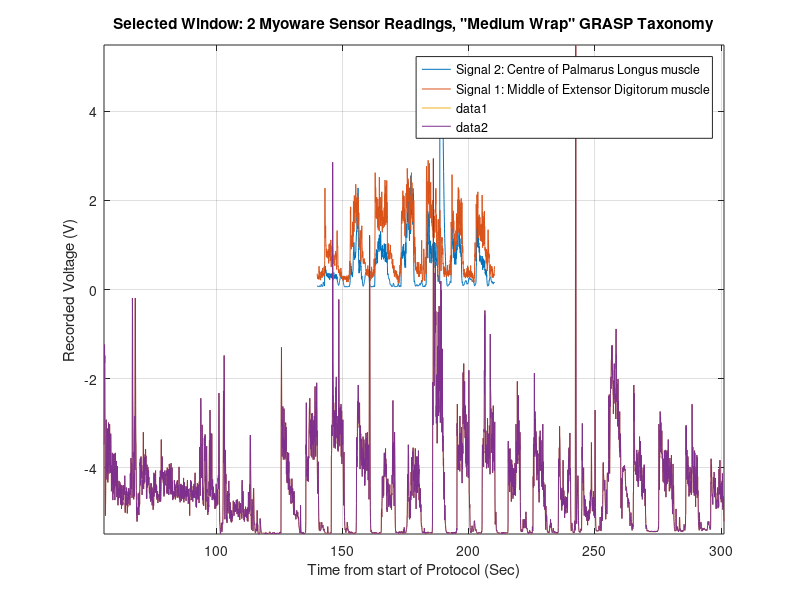
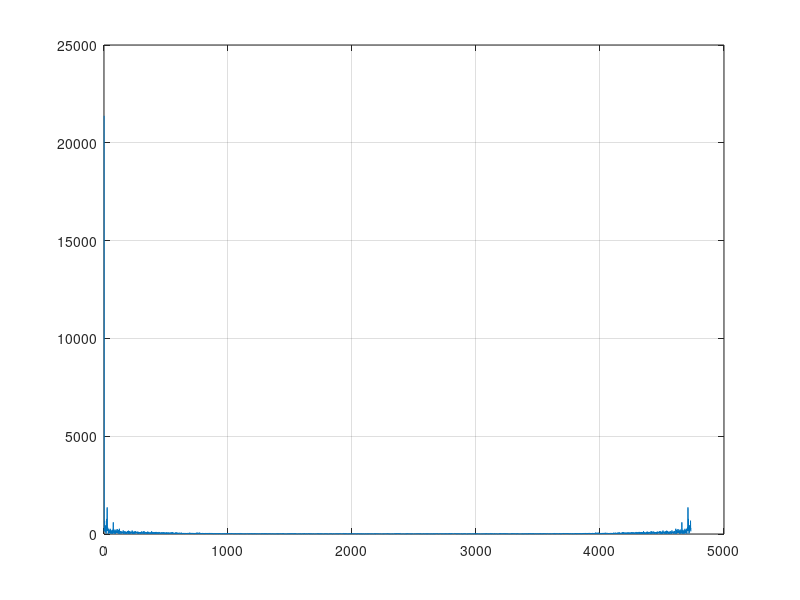

Reproduce these figures in MATLAB, in order. (Note: this script raises an error after producing the figures.)
%%
clear all;clc;close all
%% Light Tool Protocol

LT1 = importdata('20_02_Protocol_light_tool_1.csv');
LT2 = importdata('20_02_Protocol_light_tool_2.csv');

LTtime1=LT1.data(1417:end,1)';
LTvolt1=LT1.data(1417:end,2)';
LTVolt1N = normalize(LTvolt1,'scale');

LTtime2=LT2.data(:,1)';
LTvolt2=LT2.data(:,2)';
LTvolt2N = normalize(LTvolt2,'scale');

figure(1)
plot(LTtime1,LTVolt1N);grid on
hold on 

plot(LTtime2,LTvolt2N);grid on

hold off

%% Parallel Extension Protocol

PE1 = importdata('20_02_Protocol_parallel_extension_1.csv');
PE2 = importdata('20_02_Protocol_parallel_extension_2.csv');

PEtime1=PE1.data(:,1)';
PEvolt1=PE1.data(:,2)';
PEvolt1N = normalize(PEvolt1);

PEtime2=PE2.data(:,1)';
PEvolt2=PE2.data(:,2)';
PEvolt2N = normalize(PEvolt2);

figure(1)
plot(PEtime1,PEvolt1N);grid on
hold on 

plot(PEtime2,PEvolt2N);grid on

hold off

%% Medium Wrap Protocol (good signal)

MW1 = importdata('20_02_Protocol_Power_grasp_1_s.csv');
MW2 = importdata('20_02_Protocol_Power_grasp_2_s.csv');
MW3 = importdata('20_02_Protocol_Power_grasp_3.csv');

MWtime1=MW1.data(1072:2638,1)';
MWvolt1a=MW1.data(1072:2638,2)';
MWvolt1b=MW1.data(1072:2638,3)';
MWvolt1aN = normalize(MWvolt1a);
MWvolt1bN = normalize(MWvolt1b);

MWtime2=MW2.data(1072:2638,1)';
MWvolt2=MW2.data(1072:2638,2)';
MWvolt2N = normalize(MWvolt2);

MWtime3=MW3.data(1072:end,1)';
MWvolt3=MW3.data(1072:end,2)';
MWvolt3N = normalize(MWvolt3);


figure(1)


plot(MWtime1,MWvolt1a);grid on
hold on 

plot(MWtime1,MWvolt1b);grid on

%plot(MWtime3,MWvolt3);grid on

title('Selected Window: 2 Myoware Sensor Readings, "Medium Wrap" GRASP Taxonomy')
xlabel('Time from start of Protocol (Sec)')
ylabel('Recorded Voltage (V)')
legend('Signal 2: Centre of Palmarus Longus muscle','Signal 1: Middle of Extensor Digitorum muscle')

hold off

%% Medium Wrap Protocol 2 (dodgy signal)

MW1 = importdata('20_02_Protocol_Power_grasp_1_s.csv');
MW2 = importdata('20_02_Protocol_Power_grasp_2_s.csv');
MW3 = importdata('20_02_Protocol_Power_grasp_3.csv');

MWtime1=MW1.data(2638:end,1)';
MWvolt1a=MW1.data(2638:end,2)';
MWvolt1b=MW1.data(2638:end,3)';
MWvolt1aN = normalize(MWvolt1a);
MWvolt1bN = normalize(MWvolt1b);

MWtime2=MW2.data(2638:end,1)';
MWvolt2=MW2.data(2638:end,2)';
MWvolt2N = normalize(MWvolt2);

MWtime3=MW3.data(1072:end,1)';
MWvolt3=MW3.data(1072:end,2)';
MWvolt3N = normalize(MWvolt3);


figure(1)


plot(MWtime1,MWvolt1a);grid on
hold on 

plot(MWtime1,MWvolt1b);grid on

%plot(MWtime3,MWvolt3);grid on

title('Selected Window: 2 Myoware Sensor Readings, "Medium Wrap" GRASP Taxonomy')
xlabel('Time from start of Protocol (Sec)')
ylabel('Recorded Voltage (V)')
legend('Signal 2: Centre of Palmarus Longus muscle','Signal 1: Middle of Extensor Digitorum muscle')

hold off

%%
t = MWtime3
s = MWvolt3N
% 1. remove DC
min_s=min(s)
s=s+abs(min_s)
%%
% center signal, closest to dominant cycle to a sin cos signal
max_s=max(s)
s=s-max_s/2
hold on
plot(t,s);grid on;axis tight

%%
% 2. dominant base cycle w ith an fft:

S=fft(s)
absS=abs(S);
figure(2);
plot(absS);grid on;

max_absS=max(absS);
n_maxS=find(absS==max_absS)

n_maxS=n_maxS(1)
nT=floor(numel(t)/n_maxS)
%% Tom Edit using Squelch 

close all
%s=A(:,2)'
th1=0.3
figure(1);plot(t,s);grid on
[pks,locs]=findpeaks(s,'MinPeakHeight',th1)
hold on
plot(t(locs),pks,'bd')
hold off
%%
[pks,locs]=findpeaks(s,'MinPeakHeight',th1,'MinPeakDistance',floor(nT/2))
hold on
plot(t(locs),pks,'rd');

Freq = mean(diff(locs))

Var = var(diff(locs))^.5

dt=floor(.5*mean(diff(locs)))

sc2=zeros(numel(locs),2*dt+1)   % + - window span around each peak 
for k=1:1:numel(locs)
    if locs(k)<dt        % 1st cycle, with 1st peak closer than dt to beginning of signal.
       s0=s([1:locs(k)+dt])
       sc2(k,:)=[zeros(1,2*dt+1-numel(s0)) s0]
    end
      if locs(k)>numel(t)-dt  % last cycle with peak closer than dt to end of signal.
          sc2(k,:)=s([locs(k)-dt:end])
      end
      if locs(k)<numel(t)-dt && locs(k)>dt
          sc2(k,:)=s([locs(k)-dt:locs(k)+dt])
      end
end
% 4. and the eye diagram is:
figure(2);
for k=1:1:numel(locs)
    plot(sc2(k,:))
    hold on
end
grid on
% 005

%%
max_absS=max(absS);
n_maxS=find(absS==max_absS)

% 2nd value is just FFT mirror
n_maxS=n_maxS(1)   

max_amount_cycles=floor(numel(t)/2)

% if n_maxS = max_amount_cycles this would be the highest discernible
% frequency, with the FFT: it would be just 2 time samples per cycle.

% n_maxS: amount of cycles

hold on;plot(n_maxS,max_absS,'ro')

% nT: amount of samples per dominant cycle:
nT=floor(numel(t)/n_maxS)

% dominant cycle T
LTtime1=t([1:nT])
T=LTtime1(end)

% amount of lost samples ignoring .2

mod(nT,n_maxS)  % samples lost, no big deal

% instead of a for loop:
% sc=zeros(n_maxS,T)
% for ,,

LTvolt2=s([1:1:end-(numel(t)-n_maxS*nT)])


figure(3);
for k=1:1:3   % n_maxS
    plot(LTvolt2(k*[1:nT]))
    hold on;
end
% 003

% So the dominant cycle is not that constant.
% For the same basic cycle t(nT) we see 1,2 and 3 peaks
% This comes from a 2nd tone almost half way the dominant tone
% and really close to the dominant.
% fft approach is more reliable when there's a clear frequency peak
% but no high tones anywhere, particular near the dominant.

% the meaning of:
% repeating parts  peaks? valleys? up down transitions? down-up transitions?
% each containing a single action potential

% assuming the single action potential refers to a single peak



% 3. another way to get the basic cycle is with a squelch: you manually look at
% tjhe signal and set a threshold that includes all peaks above the
% threshold line. 

close all

s=LT1(:,2)'
th1=100
figure(1);plot(t,s);grid on

[pks,locs]=findpeaks(s,'MinPeakHeight',th1)
hold on
plot(t(locs),pks,'bd')


% avoid false peaks imposing min distance between found peaks, that may be
% for instance: nT

[pks,locs]=findpeaks(s,'MinPeakHeight',th1,'MinPeakDistance',floor(nT/2))
hold on
plot(t(locs),pks,'rd')
% 004

% So far what can we assert about this signal and the 'potential' events
% you have mentioned in the question?

% the events take place 
mean(diff(locs))

% fitter ~ standard deviation locs
var(diff(locs))^.5


dt=floor(.5*mean(diff(locs)))

sc2=zeros(numel(locs),2*dt+1)   % + - window span around each peak 
for k=1:1:numel(locs)
    if locs(k)<dt        % 1st cycle, with 1st peak closer than dt to beginning of signal.
       s0=s([1:locs(k)+dt])
       sc2(k,:)=[zeros(1,2*dt+1-numel(s0)) s0]
    end
    
    if locs(k)>numel(t)-dt  % last cycle with peak closer than dt to end of signal.
        sc2(k,:)=s([locs(k)-dt:end])
    end
    
    if locs(k)<numel(t)-dt && locs(k)>dt
        sc2(k,:)=s([locs(k)-dt:locs(k)+dt])
    end
        
end

% 4. and the eye diagram is:
figure(2);
for k=1:1:numel(locs)
    plot(sc2(k,:))
    hold on
end
grid on
% 005












% 6. comment, why the initial DC removal:
% The possible problem of using just 1 squelch level is that with noisy signals, most of real
% signals are, you set the squelch thinking it's going to work, you get a
% sample of N pulses ok, but next batch has a different noise ground level or a fluctuating
% noise ground, and there you are losing peaks.

% This is what happens when too much DC:
% sdc=A(:,2)'
% min_sdc=min(sdc)
% sdc=sdc+abs(min_sdc)
% Sdc=fft(sdc)
% absSdc=abs(Sdc);
% 
% figure(3);
% plot(absSdc);grid on;
% 
% max_absSdc=max(absSdc);
% n_maxSdc=find(absSdc==max_absSdc)
% 006

% n_maxSdc=1? no dominant cycle?? go for the 2nd? that may be confused for
% the 3rd? ..

